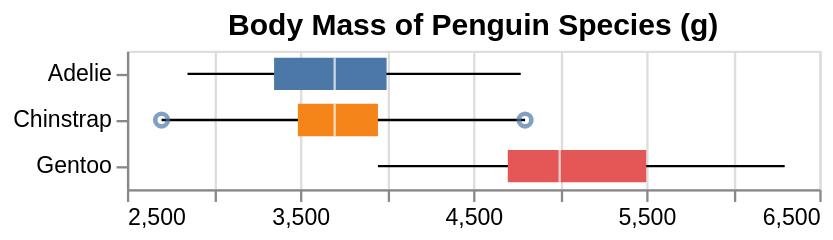

This figure's Vega-Lite source:
### Vega-Lite specification from a JSON file in a GitHub repository (floating-point values rounded to 4 significant figures)
{"$schema": "https://vega.github.io/schema/vega-lite/v6.json", "title": "Body Mass of Penguin Species (g)", "data": {"values": [{"Species": "Adelie", "lower": 2850, "q1": 3350, "median": 3700, "q3": 4000, "upper": 4775, "outliers": []}, {"Species": "Chinstrap", "lower": 2700, "q1": 3488.0, "median": 3700, "q3": 3950, "upper": 4800, "outliers": [2700, 4800]}, {"Species": "Gentoo", "lower": 3950, "q1": 4700, "median": 5000, "q3": 5500, "upper": 6300, "outliers": []}]}, "encoding": {"y": {"field": "Species", "type": "nominal", "title": null}}, "layer": [{"mark": {"type": "rule"}, "encoding": {"x": {"field": "lower", "type": "quantitative", "scale": {"zero": false}, "title": null}, "x2": {"field": "upper"}}}, {"mark": {"type": "bar", "size": 14}, "encoding": {"x": {"field": "q1", "type": "quantitative"}, "x2": {"field": "q3"}, "color": {"field": "Species", "type": "nominal", "legend": null}}}, {"mark": {"type": "tick", "color": "white", "size": 14}, "encoding": {"x": {"field": "median", "type": "quantitative"}}}, {"transform": [{"flatten": ["outliers"]}], "mark": {"type": "point", "style": "boxplot-outliers"}, "encoding": {"x": {"field": "outliers", "type": "quantitative"}}}]}
